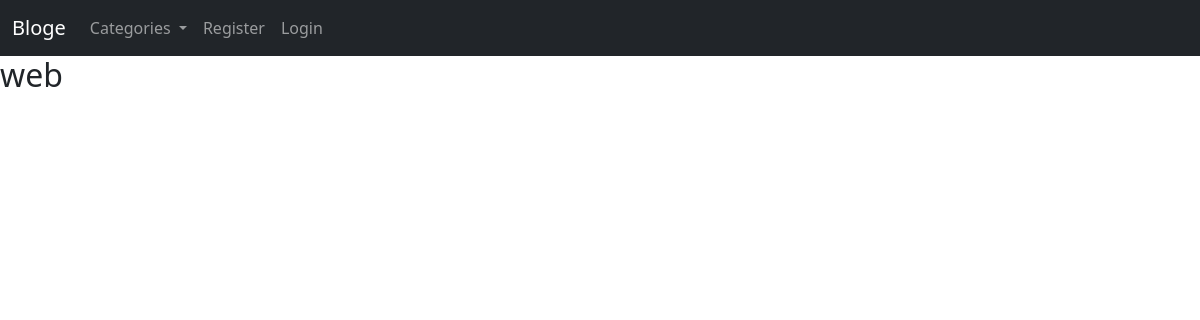
Before: /category/web with the older database file.
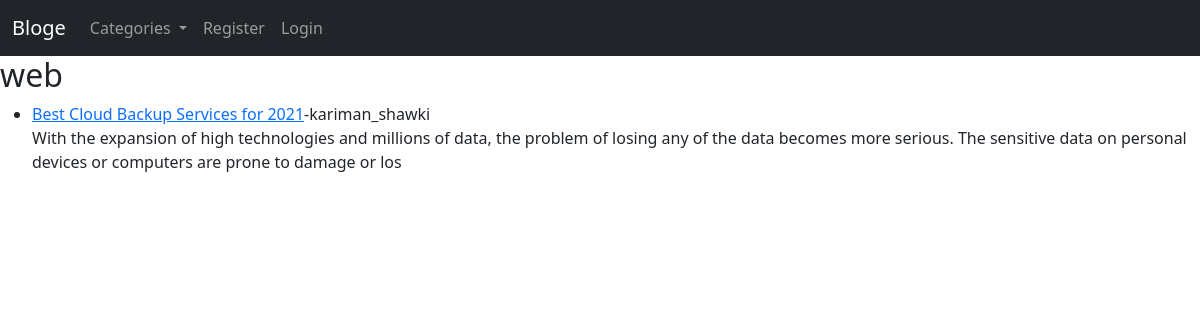
After: the same page with the newer database file.
### myblog/models.py (models this page shows, shortened)
class Post(models.Model):
    title = models.CharField(max_length=255)
    title_tag = models.CharField(max_length=255)
    author = models.ForeignKey(User, on_delete=models.CASCADE)
    category = models.ForeignKey(Category, on_delete=models.SET_DEFAULT, default=1)
    body = models.TextField()
    post_date = models.DateField(auto_now_add=True)
    likes= models.ManyToManyField(User, related_name='blog_posts')
    def __str__(self):
        return self.title + " | " + str(self.author)

### myblog/views.py (the view)
# urls.py: path("category/<str:category_name>", CategoryView, name="category-detail"),
def CategoryView(request, category_name):
    category_name=category_name.replace("-", " ")
    category = Category.objects.get(name=category_name)
    print(category)
    posts = Post.objects.filter(category=category)
    print(posts)
    context = {"category": category, "posts": posts}
    return render(request, "categories.html", context)

### ablog/context_processors.py (called while the page is built)
def add_variable_to_context(request):
    return {
        "categories": Category.objects.order_by("id").all(),
    }

### myblog/models.py (called while the page is built)
    def __str__(self):
        return self.name

### myblog/templates/categories.html (shortened to what this page needs)
{% extends 'base.html' %} {% block content %}
<h2>{{ category }}</h2>
<ul>
  {% for post in posts %}
  <li>
    <a href="{% url 'post-detail' post.pk %}">{{post.title}}</a>-{{post.author}}
    <p>{{ post.body| slice:":200" }}</p>
  </li>
  {% endfor %}
</ul>
{% endblock %}

Changed rows visible on the page:
added Post: title "Best Cloud Backup Services for 2021", author "kariman_shawki", body "With the expansion of high technologies and millions of data, the problem of losing any of the data becomes more serious. The sensitive data on personal devices or computers are prone to damage or los"
